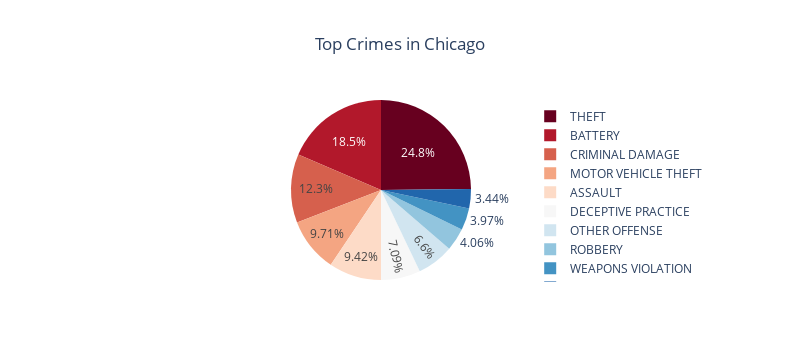

Notebook cell for this chart:
### Code cell
fig = px.pie(type[:10], values='values', names='Primary Type', title='Top Crimes in Chicago', color_discrete_sequence=px.colors.sequential.RdBu)
fig.update_layout(title_text='Top Crimes in Chicago',title_x=0.5,legend=dict(yanchor="top",y=0.99,xanchor="right",x=1.2),width=800)
fig.show()

### Figure 1 — Plotly figure (JSON) as saved in the notebook; plotly's stock layout.template omitted (floating-point values rounded to 4 significant figures)
{"data": [{"domain": {"x": [0, 1], "y": [0, 1]}, "hovertemplate": "Primary Type=%{label}<br>value=%{value}<extra></extra>", "labels": ["THEFT", "BATTERY", "CRIMINAL DAMAGE", "MOTOR VEHICLE THEFT", "ASSAULT", "DECEPTIVE PRACTICE", "OTHER OFFENSE", "ROBBERY", "WEAPONS VIOLATION", "BURGLARY"], "legendgroup": "", "name": "", "showlegend": true, "type": "pie", "values": [54844, 40919, 27242, 21449, 20804, 15667, 14574, 8964, 8775, 7594]}], "layout": {"height": 360, "legend": {"tracegroupgap": 0, "x": 1.2, "xanchor": "right", "y": 0.99, "yanchor": "top"}, "piecolorway": ["rgb(103,0,31)", "rgb(178,24,43)", "rgb(214,96,77)", "rgb(244,165,130)", "rgb(253,219,199)", "rgb(247,247,247)", "rgb(209,229,240)", "rgb(146,197,222)", "rgb(67,147,195)", "rgb(33,102,172)", "rgb(5,48,97)"], "title": {"text": "Top Crimes in Chicago", "x": 0.5}, "width": 800}}
